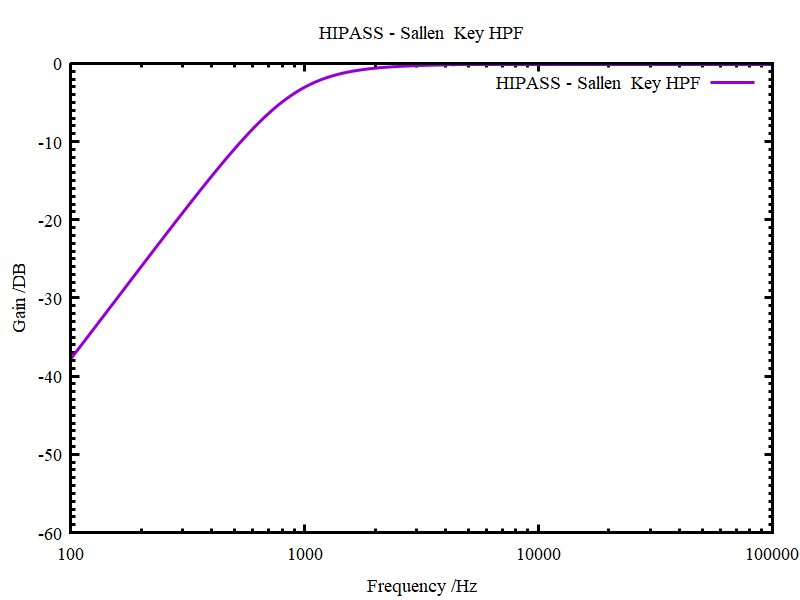

This figure's gnuplot source:
set termoption noenhanced
set title "HIPASS - Sallen & Key HPF"
set xlabel "Frequency /Hz"
set ylabel "Gain /DB"
set logscale x 
set xrange [100:100000]
#set logscale y 
set yrange [-60:0]
set mytics 10
#set xtics 1
#set x2tics 1
#set ytics 1
#set y2tics 1
set border lw 3
set format y "%g"
set format x "%g"
plot 'HIPASS.out' using 1:2 w lp lw 3 pt -1 title "HIPASS - Sallen & Key HPF"
set term pngcairo size 800,600
set term pngcairo font "Times New Roman,14"
set out 'HIPASS.png'
replot
set term pop
replot
